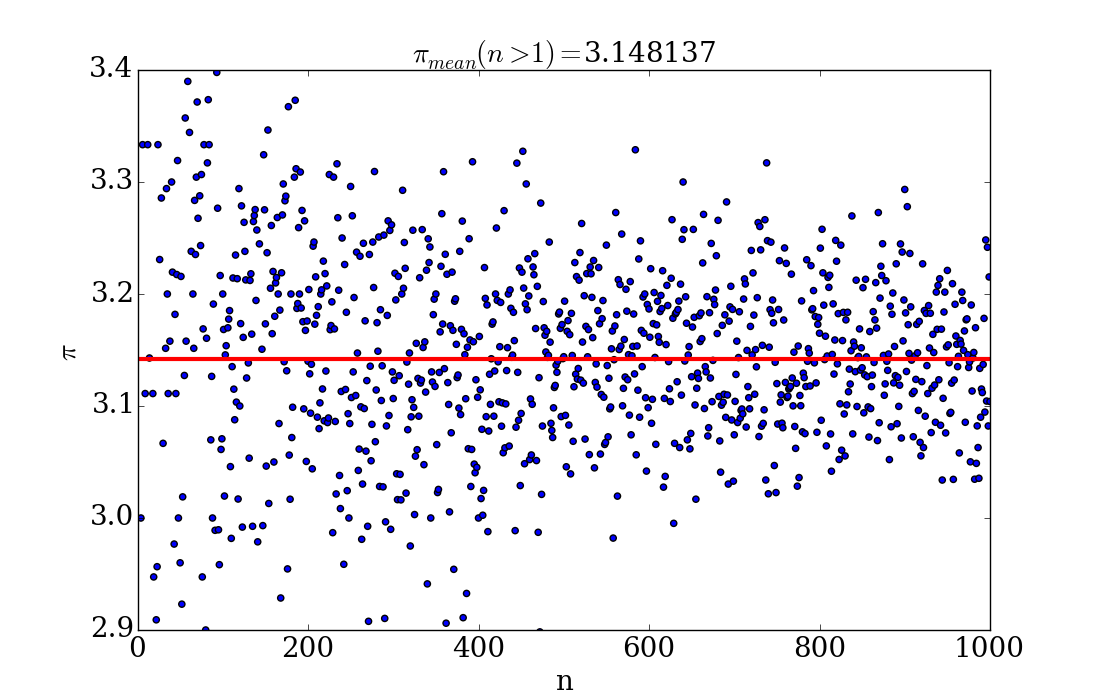

Reproduce this figure in Python.
#!/usr/bin/env python

import random,math
import numpy
import matplotlib.pyplot as pyplot
import multiprocessing as mp

### monte carlo n roop ###

def argwrapper(args):

        return args[0](*args[1:])

def calcpi(n):

        random.seed(1)
        #n=decimal.Decimal(n)
        j=0
        random.jumpahead(n)
        for i in range(n):
                x,y=random.uniform(0,1),random.random()
                if x*x+y*y<=1.0: j+=1
        return n,4.0*float(j)/float(n)

### main ###

if __name__== "__main__":

	ntot=1000
	n_cpu=mp.cpu_count()
	#n_cpu=1
	print "The number of CPUs: %d" % (n_cpu)

        pool=mp.Pool(processes=n_cpu)
        target=[(calcpi,i) for i in xrange(1,ntot+1)]
        result=pool.map(argwrapper, target)
        vstack_map=[]
        for i in result: vstack_map.append(i)
        pidist=numpy.vstack(vstack_map)

        ncut=1
        mean=numpy.mean(pidist[:,1][numpy.where((pidist[:,0]>ncut))])
        print mean

	myrange=[0,ntot,2.9,3.4]
        pyplot.figure(figsize=(11,7))
        pyplot.scatter(pidist[:,0],pidist[:,1])
        pyplot.axhline(y=math.pi, xmin=0, xmax=ntot, color="red", lw=3)
        pyplot.axis(myrange)
        pyplot.title("$\pi_{mean}(n>%d)=$%.6f"%(ncut,mean), fontsize=20, fontname='serif')
	pyplot.xlabel("n", fontsize=20, fontname='serif')
	pyplot.ylabel("$\pi$", fontsize=20, fontname='serif')
        pyplot.xticks(fontsize=20, fontname='serif')
        pyplot.yticks(fontsize=20, fontname='serif')
	pyplot.savefig("day6_MCpi.png") # output to png
        pyplot.show()
